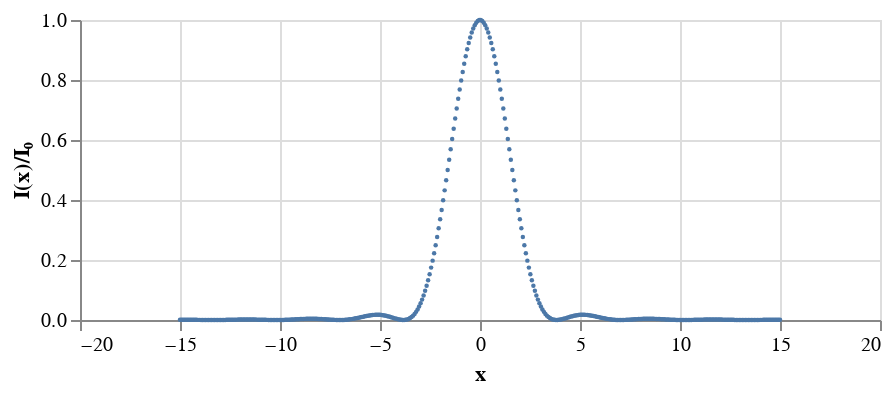

The cell this chart's notebook holds for it:
### Markdown cell above
By default, `ax.plot()` plots lines. We could also plot dots (which doesn't make sense here, but we'll show it just to see). We do not need the `order` kwarg for plotting points.

### Code cell
alt.Chart(df_airy,
        height=150
    ).mark_point(
        size=5,
        filled=True,
        opacity=1
    ).encode(
        x='x:Q',
        y=alt.Y('norm_I:Q', title='I(x)/I₀'))

### Figure 1 — Vega-Lite specification as saved in the notebook (floating-point values rounded to 4 significant figures; data arrays with more than 128 entries replaced by an {"elided": "..."} marker saying what was removed)
{"$schema": "https://vega.github.io/schema/vega-lite/v2.4.3.json", "config": {"view": {"height": 300, "width": 400}}, "data": {"values": {"elided": "400 records"}}, "encoding": {"x": {"field": "x", "type": "quantitative"}, "y": {"field": "norm_I", "title": "I(x)/I₀", "type": "quantitative"}}, "height": 150, "mark": {"filled": true, "opacity": 1, "size": 5, "type": "point"}}
